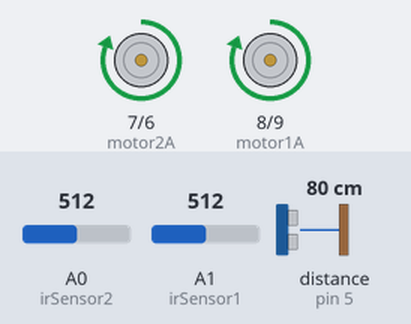
Simulated run of this sketch. Board: Arduino Uno, built with avr-gcc and run on an emulated ATmega328P. On the bench: motor-driver pin pairs drawn as motors (green arrow = first pin HIGH = forward, orange = second pin HIGH = backward, longer = more drive). Wiring (inferred from the names in the program): ultrasonic range finder: trigger pin 4; echo pin 5. The test bench sets the inputs (shaded band); at power-on: distance to the obstacle (sensor on pin 5) 80 cm, A0 (irSensor2) = 512, A1 (irSensor1) = 512. The echo pulse lasts 58.3 µs per cm; what the sketch prints to the serial monitor is not drawn.

Above: at 1.2 s.
1.3 s: distance to the obstacle (sensor on pin 5) set to 12 cm
4.3 s: distance to the obstacle (sensor on pin 5) set to 9 cm
At 4.8 s:
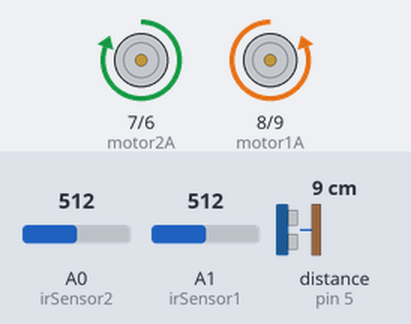
At 6.2 s:
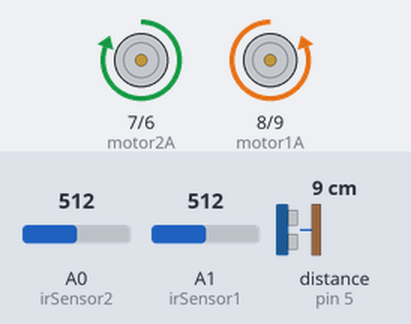
Timing chart, 0 to 13.3 s (numbered marks = the images above; inputs shaded):
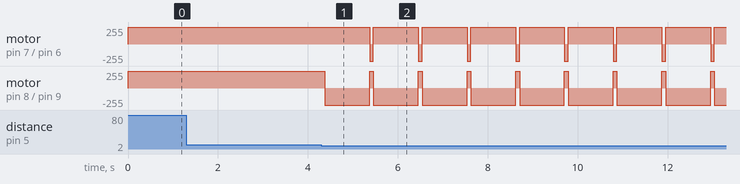

Measured:
- the behaviour switches between 11 and 10 cm on distance to the obstacle (sensor on pin 5) (found by bisection; images 0 and 1)
- after the input at 1.3 s, every drawn part: stays the same
- after the input at 4.3 s, motor on pin 7 (motor2A) / pin 6 (motor2B): alternates forward 255/255 for 1.0 s and backward 255/255 for 0.08 s, starting after 1.1 s; motor on pin 8 (motor1A) / pin 9 (motor1B): alternates forward 255/255 for 0.08 s and backward 255/255 for 1.0 s, starting after 0.07 s

The sketch:

Minisumo.ino
```cpp
//Definición de pines del motor
#define motor1A 8
#define motor1B 9
#define motor2A 7
#define motor2B 6
#define pwmA 10
#define pwmB 11

//Definición de pines del sensor infrarrojo
#define irSensor1 A1
#define irSensor2 A0

//Definición de pines del sensor ultrasónico HCSR04
#define triggerPin 4
#define echoPin 5

//Variables globales
int distancia;
int ir1;
int ir2;
int flag;

void setup() {
  Serial.begin(9600);

  //Configuración de los pines del motor como salidas
  pinMode(motor1A, OUTPUT);
  pinMode(motor1B, OUTPUT);
  pinMode(motor2A, OUTPUT);
  pinMode(motor2B, OUTPUT);

  //Configuración de los pines del sensor infrarrojo como entradas
  pinMode(irSensor1, INPUT);
  pinMode(irSensor2, INPUT);

  //Configuración de los pines del sensor ultrasónico HCSR04 como entradas/salidas
  pinMode(triggerPin, OUTPUT);
  pinMode(echoPin, INPUT);
}

void loop() {
  //Lectura de la distancia del sensor ultrasónico HCSR04
  digitalWrite(triggerPin, LOW);
  delayMicroseconds(2);
  digitalWrite(triggerPin, HIGH);
  delayMicroseconds(10);
  digitalWrite(triggerPin, LOW);
  distancia = pulseIn(echoPin, HIGH)/58;

  //Lectura de los valores de los sensores infrarrojos
  ir1 = analogRead(irSensor1);
  ir2 = analogRead(irSensor2);

  //Banderilla para el estado
  flag = 0;

  //Evaluación de las condiciones para el movimiento del robot
  if(ir1 < 400 && ir2 < 400){
    //Si ambos sensores infrarrojos detectan una línea blanca, el robot debe retroceder y girar a la derecha
    motores(-1, 1);
    delay(1000);
    motores(1, -1);
    flag = 1;
  }
  else if(distancia < 10){
    //Si el sensor ultrasónico detecta un obstáculo a menos de 10 cm, el robot debe retroceder y girar a la derecha
    motores(-1, 1);
    delay(1000);
    motores(1, -1);
    flag = 2;
  }
  else if(ir1 < 400){
    //Si el sensor infrarrojo izquierdo detecta una línea blanca, el robot debe girar a la izquierda
    motores(-1, 0);
    flag = 3;
  }
  else if(ir2 < 400){
    //Si el sensor infrarrojo derecho detecta una línea blanca, el robot debe girar a la derecha
    motores(0, -1);
    flag = 4;
  }
  else{
    //Si ninguno de los sensores detecta una línea blanca ni un obstáculo cercano, el robot debe avanzar hacia adelante
    motores(1, 1);
    flag = 0;
  }

  //Visualizacion de datos en consola
  Serial.print("Distancia: ");  Serial.print(distancia); Serial.print("   ");
  Serial.print("Sensor izquierdo: ");  Serial.print(ir1); Serial.print("   ");
  Serial.print("Sensor derecho: "); Serial.print(ir2); Serial.print("   ");
  Serial.print("Estado: ");
  switch(flag){
    case 0: Serial.println("Sin obstaculos, voy a avanzar :D"); break;
    case 1: Serial.println("Linea blanca!, voy a retroceder y girar a la derecha"); break;
    case 2: Serial.println("Un oponente a menos de 10cm >:(, voy a retroceder y girar a la derecha :D"); break;
    case 3: Serial.println("Linea blanca por la izquierda!, voy a retroceder y girar a la izquierda"); break;
    case 4: Serial.println("Linea blanca por la derecha!, voy a retroceder y girar a la derecha"); break;
    default: Serial.println("Sin obstaculos, voy a avanzar :D"); break;
  }

}


void motores(int motor1_value, int motor2_value){
  if(motor1_value == 1){
    digitalWrite(motor1A, HIGH);
    digitalWrite(motor1B, LOW);
  }
  else if(motor1_value == 0){
    digitalWrite(motor1A, LOW);
    digitalWrite(motor1B, LOW);
  }
  else if(motor1_value == -1){
    digitalWrite(motor1A, LOW);
    digitalWrite(motor1B, HIGH);
  }

  if(motor2_value == 1){
    digitalWrite(motor2A, HIGH);
    digitalWrite(motor2B, LOW);
  }
  else if(motor2_value == 0){
    digitalWrite(motor2A, LOW);
    digitalWrite(motor2B, LOW);
  }
  else if(motor2_value == -1){
    digitalWrite(motor2A, LOW);
    digitalWrite(motor2B, HIGH);
  }
}
```
